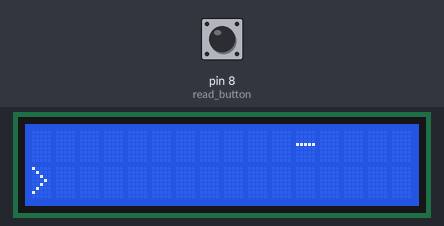
Bench run of a sketch on a simulated Arduino Uno, built with avr-gcc and run on an emulated ATmega328P. Shown: 16×2 character LCD. Inputs (shaded band) come from the test bench; at power-on: pin 8 (read_button) LOW. Random numbers use the default seed unless the sketch sets one; what the sketch prints to the serial monitor is not drawn.

Above: at 1.2 s.
1.3 s: pin 8 (read_button) pulled HIGH for 3.2 s
At 3.79 s:
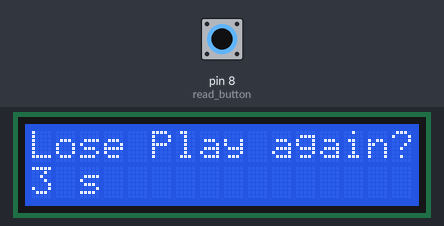
7.5 s: pin 8 (read_button) pulled HIGH for 0.15 s
At 8.4 s:
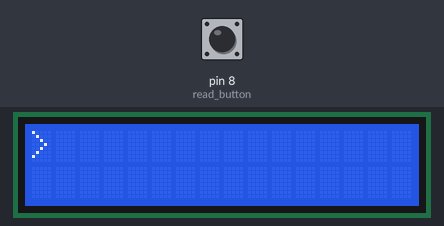
9.2 s: pin 8 (read_button) pulled HIGH for 1 s
At 10.32 s:
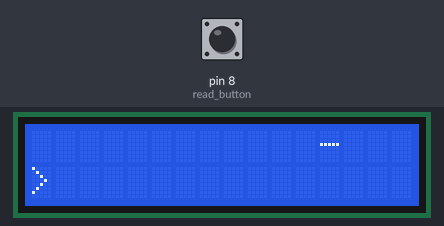
12.6 s: pin 8 (read_button) pulled HIGH for 1 s
At 13.07 s:
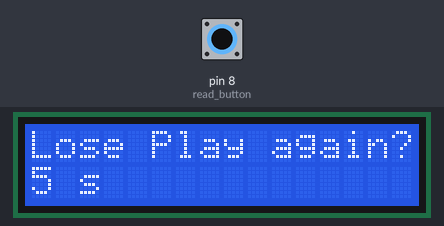

Measured:
- after the input at 7.5 s, the display: changes after 0.21 s (image 2)

The sketch:

sketch.ino
```cpp
#include <Arduino.h>
#include <LiquidCrystal.h>
#include <math.h>

const int rs = 12, en = 11, d4 = 5, d5 = 4, d6 = 3, d7 = 2;
LiquidCrystal lcd(rs, en, d4, d5, d6, d7);

const int read_button = 8;

int game_array[2][16] = {0};
int player_state = 1;
bool game_on = true;

int rows = 2, cols = 16;

int max_jump_time = 600;
long time_last_jump = 0;
int jump_delay = 300;
long time_last_fall = 0;

int min_time_between_obstacle = 200;
long time_between_obstacle = 0;
int time_between_scenery_move = 200;
long time_scenery_moved = 0;
int previous_obstacle = 0;
long time_game_draw = 0;
long min_time_between_game_draw = 50;

int min_time_between_lane_toggle = 100;
long last_lane_toggle_time = 0;

int current_game_speed = 200;

long game_time_start = millis();

void print_array()
{

  for (int i = 0; i < rows; i++)
  {
    for (int j = 0; j < cols; j++)
    {
      Serial.print(game_array[i][j]);
    }
    Serial.println();
  }
}

bool can_jump()
{
  int ground_time = millis() - time_last_fall;
  if (player_state == 1 && ground_time >= jump_delay)
    return true;
  else
    return false;
}

bool jump()
{

  if (can_jump())
  {
    player_state = 0;

    time_last_jump = millis();

    return true;
  }
  else
    return false;
}

bool can_fall()
{
  int air_time = millis() - time_last_jump;
  if (player_state == 0 && air_time >= max_jump_time)
    return true;
  else
    return false;
}

bool fall()
{

  if (can_fall())
  {
    player_state = 1;

    time_last_fall = millis();

    return true;
  }
  else
    return false;
}

void toggle_lane()
{
  int since_last_lane_toggle = millis() - last_lane_toggle_time;

  if (since_last_lane_toggle < min_time_between_lane_toggle)
    return;

  if (player_state == 0)
    player_state = 1;
  else
    player_state = 0;

  last_lane_toggle_time = millis();
}

void put_player_in_game()
{
  lcd.setCursor(0, player_state);
  lcd.print(1);
}

void put_player_in_game_graphics()
{
  lcd.setCursor(0, player_state);
  lcd.print(">");
}

void move_scenery()
{

  int time_last_scenery = millis() - time_scenery_moved;

  if (time_last_scenery < current_game_speed)
    return;

  for (int i = 0; i < rows; i++)
  {
    for (int j = 1; j < cols; j++)
    {

      game_array[i][j - 1] = game_array[i][j];
      game_array[i][j] = 0;
    }
  }
  time_scenery_moved = millis();
  add_obstacle();
}

int create_obstacle()
{

  int time_last_obstacle = millis() - time_between_obstacle;

  // if (time_last_obstacle < min_time_between_obstacle)
  // {
  //   // Serial.print("Failed\n");
  //   return 0;
  // }

  int fail_in_rolls = 6;
  int rolls = 2 + fail_in_rolls;
  int obstecle = random(rolls);
  // Serial.print(obstecle);
  time_between_obstacle = millis();

  if (obstecle < rolls - 2)
  {
    return 0;
  }

  if (obstecle == rolls - 2)
  {
    return 1;
  }

  if (obstecle == rolls - 1)
  {
    return 2;
  }
}

void add_obstacle()
{
  int obstacle = create_obstacle();

  if (obstacle == 0)
  {
    previous_obstacle = 0;
    return;
  }

  if (obstacle == 1 && previous_obstacle != 2 || obstacle == 2 && previous_obstacle == 1)
  {
    game_array[1][cols - 1] = 2;
    previous_obstacle = 1;
    return;
  }

  if (obstacle == 2 && previous_obstacle != 1 || obstacle == 1 && previous_obstacle == 2)
  {
    game_array[0][cols - 1] = 2;
    previous_obstacle = 2;
    return;
  }
}

bool is_collision()
{
  if (game_array[player_state][0] == 2)
    return true;

  else
    return false;
}

void lose_screen()
{
  lcd.clear();
  lcd.setCursor(0, 0);
  lcd.print("Lose Play again?");
  lcd.setCursor(0, 1);
  lcd.print((millis() - game_time_start) / 1000);
  lcd.print(" s");
}

void draw_game()
{

  // int time_last_game_draw = millis() - time_game_draw;

  // if (time_last_game_draw < min_time_between_game_draw)
  //   return;

  lcd.clear();
  print_lcd_graphics();
  put_player_in_game_graphics();
}

void collision_logic()
{
  if (is_collision())
  {
    lose_screen();
    game_on = false;
  }
  else
  {
    draw_game();
  }
}

int jump_time()
{
  int time_jump_elapsed = millis() - time_last_jump;
}

void print_lcd()
{

  for (int i = 0; i < rows; i++)
  {
    for (int j = 0; j < cols; j++)
    {
      lcd.setCursor(j, i);
      lcd.print(game_array[i][j]);
    }
    // Serial.println();
  }
}

void print_lcd_graphics()
{
  for (int i = 0; i < rows; i++)
  {
    for (int j = 0; j < cols; j++)
    {
      lcd.setCursor(j, i);
      int game_object = game_array[i][j];

      switch (game_object)
      {
      case 0:
        break;
      case 1:
        lcd.print(">");
        break;
      case 2:
        lcd.print("-");
        break;
      }
    }
    // Serial.println();
  }
}

void clear_game_array()
{
  for (int i = 0; i < rows; i++)
  {
    for (int j = 0; j < cols; j++)
    {
      game_array[i][j] = 0;
    }
  }
}

void game_speed_up()
{
  long game_time = millis() - game_time_start;
  float speed_up = 1.0 / (1.0 + ((float)game_time / 40000));
  current_game_speed = (int)(time_between_scenery_move * speed_up);
}

void setup()
{

  lcd.begin(16, 2);
  // lcd.print("This a __");

  pinMode(read_button, INPUT);
  Serial.begin(9600);

  // print_array();
  game_array[1][0] = 1;
}

void loop()
{
  int buttonState = digitalRead(read_button);
  if (game_on)
  {

    // lcd.setCursor(0, 1);
    // lcd.print(millis() / 1000);

    if (buttonState == HIGH)
    {
      // jump();
      toggle_lane();
    }

    move_scenery();
    collision_logic();
    game_speed_up();

    delay(50);
  }
  else
  {
    if (buttonState == HIGH)
    {
      game_on = true;
      clear_game_array();

      delay(200);
      game_time_start = millis();
      current_game_speed = 200;
      Serial.println(game_time_start / 1000);
    }
  }
}
```
